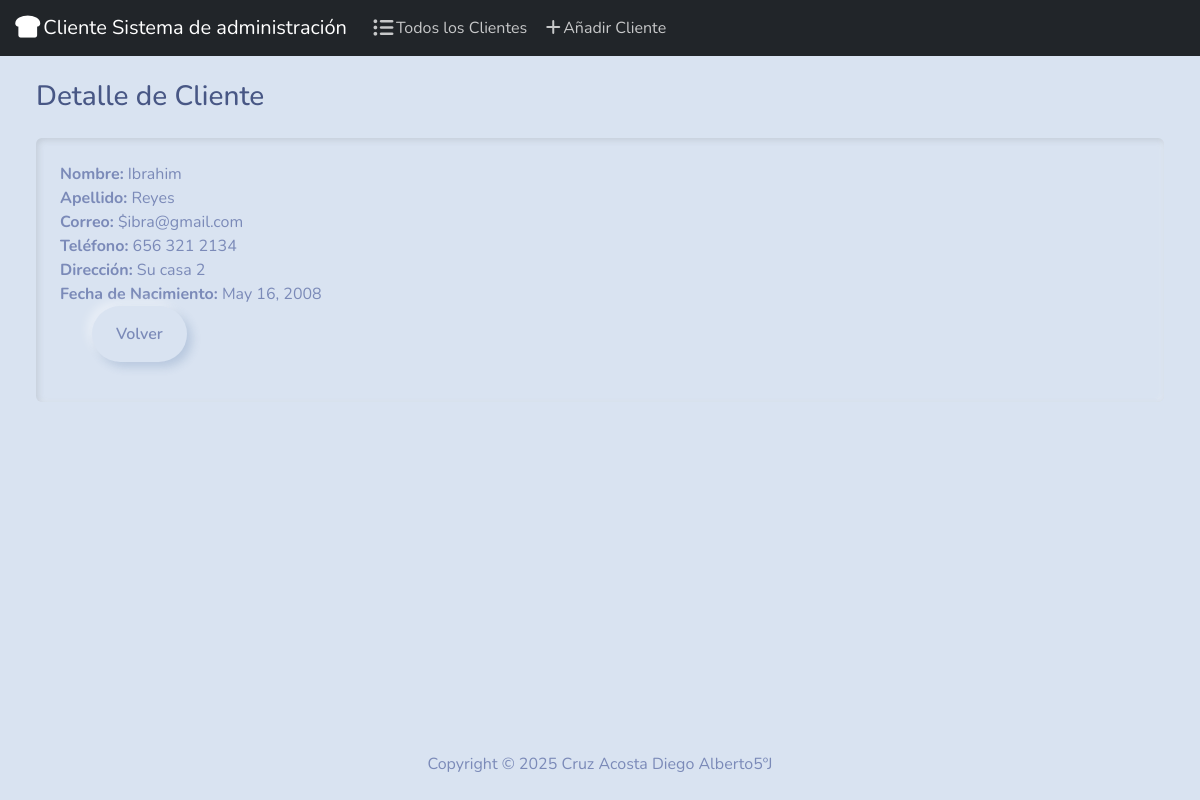
Page /6 on the committed database.
### cliente/models.py (models this page shows, shortened)
class Cliente(models.Model):
    nombre = models.CharField(max_length=100)
    apellido = models.CharField(max_length=100)
    correo = models.EmailField()
    telefono = models.CharField(max_length=20)
    direccion = models.TextField()
    fecha_nacimiento = models.DateField()

### cliente/views.py (the view)
# urls.py: path('<int:id>', views.ver_clientes, name='ver_clientes'),
def ver_clientes(request, id):
    cliente = Cliente.objects.get(pk=id)
    return render(request, 'cliente/ver_clientes.html', {'cliente': cliente})

### cliente/templates/cliente/ver_clientes.html
{% extends 'cliente/base.html' %}
{% block body %}
<h3 class='m-4'>Detalle de Cliente</h3>
<div class='card ms-4 me-4'>
    <div class='card-body'>
        <ul class="list-unstyled">
            <li><strong>Nombre:</strong> {{cliente.nombre}}<li>
            <li><strong>Apellido:</strong> {{ cliente.apellido }}</li>
            <li><strong>Correo:</strong> ${{ cliente.correo }}</li>
            <li><strong>Teléfono:</strong> {{ cliente.telefono }}</li>
            <li><strong>Dirección:</strong> {{ cliente.direccion }}</li>
            <li><strong>Fecha de Nacimiento:</strong> {{ cliente.fecha_nacimiento }}</li>
        <ul>
        <a href="{% url 'index' %}" class="btn btn-secondary">Volver</a>
    </div>
</div>
{% endblock %}

### rows in the picture
Cliente: nombre "Ibrahim", apellido "Reyes", correo "ibra@gmail.com", telefono "656 321 2134", direccion "Su casa 2", fecha_nacimiento "May 16, 2008"
